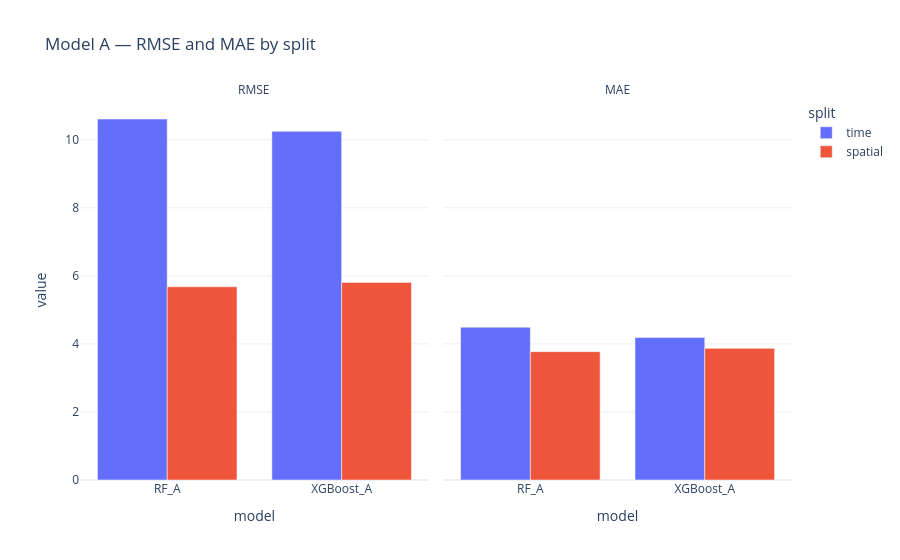

Notebook code for this chart:
### Markdown cell above
### Model A — Performance Comparison (RF vs XGBoost

### Code cell
plot_a = metrics_a.melt(
    id_vars=["split", "model"],
    value_vars=["RMSE", "MAE"],
    var_name="metric",
    value_name="value",
)

fig = px.bar(
    plot_a,
    x="model",
    y="value",
    color="split",
    facet_col="metric",
    barmode="group",
    title="Model A — RMSE and MAE by split",
)
fig.update_layout(template="plotly_white", paper_bgcolor="rgba(0,0,0,0)", plot_bgcolor="rgba(0,0,0,0)")
fig.for_each_annotation(lambda a: a.update(text=a.text.split("=")[-1]))
fig.write_image("images/modela_matrix_comparison.png", scale=2)
fig.show()

### Figure 1 — Plotly figure (JSON) as saved in the notebook; plotly's stock layout.template omitted (floating-point values rounded to 4 significant figures)
{"data": [{"alignmentgroup": "True", "hovertemplate": "split=time<br>metric=RMSE<br>model=%{x}<br>value=%{y}<extra></extra>", "legendgroup": "time", "marker": {"color": "#636efa", "pattern": {"shape": ""}}, "name": "time", "offsetgroup": "time", "orientation": "v", "showlegend": true, "textposition": "auto", "type": "bar", "x": ["RF_A", "XGBoost_A"], "xaxis": "x", "y": [10.61, 10.25], "yaxis": "y"}, {"alignmentgroup": "True", "hovertemplate": "split=time<br>metric=MAE<br>model=%{x}<br>value=%{y}<extra></extra>", "legendgroup": "time", "marker": {"color": "#636efa", "pattern": {"shape": ""}}, "name": "time", "offsetgroup": "time", "orientation": "v", "showlegend": false, "textposition": "auto", "type": "bar", "x": ["RF_A", "XGBoost_A"], "xaxis": "x2", "y": [4.49, 4.19], "yaxis": "y2"}, {"alignmentgroup": "True", "hovertemplate": "split=spatial<br>metric=RMSE<br>model=%{x}<br>value=%{y}<extra></extra>", "legendgroup": "spatial", "marker": {"color": "#EF553B", "pattern": {"shape": ""}}, "name": "spatial", "offsetgroup": "spatial", "orientation": "v", "showlegend": true, "textposition": "auto", "type": "bar", "x": ["RF_A", "XGBoost_A"], "xaxis": "x", "y": [5.679, 5.806], "yaxis": "y"}, {"alignmentgroup": "True", "hovertemplate": "split=spatial<br>metric=MAE<br>model=%{x}<br>value=%{y}<extra></extra>", "legendgroup": "spatial", "marker": {"color": "#EF553B", "pattern": {"shape": ""}}, "name": "spatial", "offsetgroup": "spatial", "orientation": "v", "showlegend": false, "textposition": "auto", "type": "bar", "x": ["RF_A", "XGBoost_A"], "xaxis": "x2", "y": [3.772, 3.869], "yaxis": "y2"}], "layout": {"annotations": [{"font": {}, "showarrow": false, "text": "RMSE", "x": 0.245, "xanchor": "center", "xref": "paper", "y": 1, "yanchor": "bottom", "yref": "paper"}, {"font": {}, "showarrow": false, "text": "MAE", "x": 0.755, "xanchor": "center", "xref": "paper", "y": 1, "yanchor": "bottom", "yref": "paper"}], "barmode": "group", "legend": {"title": {"text": "split"}, "tracegroupgap": 0}, "paper_bgcolor": "rgba(0,0,0,0)", "plot_bgcolor": "rgba(0,0,0,0)", "title": {"text": "Model A — RMSE and MAE by split"}, "xaxis": {"anchor": "y", "domain": [0, 0.49], "title": {"text": "model"}}, "xaxis2": {"anchor": "y2", "domain": [0.51, 1], "matches": "x", "title": {"text": "model"}}, "yaxis": {"anchor": "x", "domain": [0, 1], "title": {"text": "value"}}, "yaxis2": {"anchor": "x2", "domain": [0, 1], "matches": "y", "showticklabels": false}}}
